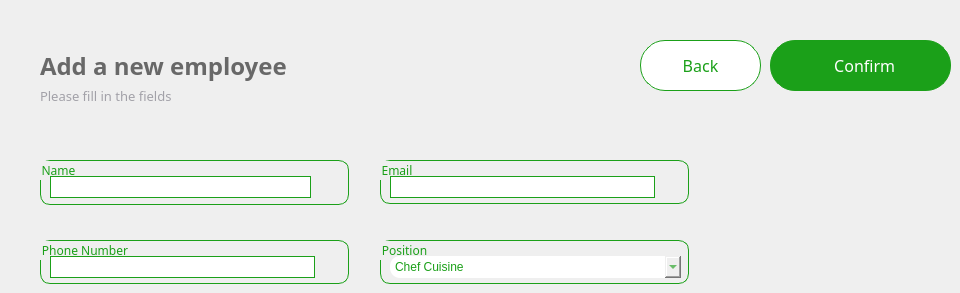
     <widget class="QWidget" name="Add_employee">
      <widget class="QGroupBox" name="email">
       <property name="geometry">
        <rect>
         <x>380</x>
         <y>160</y>
         <width>309</width>
         <height>44</height>
        </rect>
       </property>
       <property name="font">
        <font>
         <family>Lexend Light</family>
        </font>
       </property>
       <property name="styleSheet">
        <string notr="true">border-radius:10px;
border-color: rgb(27, 160, 25);
border-width : 1.2px;
border-style:solid;
color: rgb(27, 160, 25);
</string>
       </property>
       <property name="title">
        <string>Email</string>
       </property>
       <property name="alignment">
        <set>Qt::AlignLeading|Qt::AlignLeft|Qt::AlignTop</set>
       </property>
       <property name="flat">
        <bool>false</bool>
       </property>
       <property name="checkable">
        <bool>false</bool>
       </property>
       <widget class="QLineEdit" name="email_field">
        <property name="geometry">
         <rect>
          <x>10</x>
          <y>16</y>
          <width>265</width>
          <height>22</height>
         </rect>
        </property>
        <property name="styleSheet">
         <string notr="true">border-radius:0px;
border-color: rgb(27, 160, 25);
border-width : 0x;
color:grey;</string>
        </property>
        <property name="text">
         <string/>
        </property>
        <property name="echoMode">
         <enum>QLineEdit::Normal</enum>
        </property>
       </widget>
      </widget>
      <widget class="QLabel" name="Sub_title">
       <property name="geometry">
        <rect>
         <x>40</x>
         <y>80</y>
         <width>291</width>
         <height>31</height>
        </rect>
       </property>
       <property name="font">
        <font>
         <family>Lexend Light</family>
         <pointsize>10</pointsize>
        </font>
       </property>
       <property name="cursor">
        <cursorShape>PointingHandCursor</cursorShape>
       </property>
       <property name="layoutDirection">
        <enum>Qt::LeftToRight</enum>
       </property>
       <property name="styleSheet">
        <string notr="true">background-color:transparent;
color: #A2A1A8;
border:none;</string>
       </property>
       <property name="text">
        <string>Please fill in the fields</string>
       </property>
       <property name="alignment">
        <set>Qt::AlignLeading|Qt::AlignLeft|Qt::AlignVCenter</set>
       </property>
      </widget>
      <widget class="QGroupBox" name="name">
       <property name="geometry">
        <rect>
         <x>40</x>
         <y>160</y>
         <width>309</width>
         <height>45</height>
        </rect>
       </property>
       <property name="font">
        <font>
         <family>Lexend Light</family>
        </font>
       </property>
       <property name="styleSheet">
        <string notr="true">border-radius:10px;
border-color: rgb(27, 160, 25);
border-width : 1.2px;
border-style:solid;
color: rgb(27, 160, 25);
</string>
       </property>
       <property name="title">
        <string>Name</string>
       </property>
       <property name="alignment">
        <set>Qt::AlignLeading|Qt::AlignLeft|Qt::AlignTop</set>
       </property>
       <property name="flat">
        <bool>false</bool>
       </property>
       <property name="checkable">
        <bool>false</bool>
       </property>
       <widget class="QLineEdit" name="name_field">
        <property name="enabled">
         <bool>true</bool>
        </property>
        <property name="geometry">
         <rect>
          <x>10</x>
          <y>16</y>
          <width>261</width>
          <height>22</height>
         </rect>
        </property>
        <property name="styleSheet">
         <string notr="true">border-radius:0px;
border-color: rgb(27, 160, 25);
border-width : 0x;
color:grey;</string>
        </property>
        <property name="text">
         <string/>
        </property>
       </widget>
      </widget>
      <widget class="QLabel" name="Title">
       <property name="geometry">
        <rect>
         <x>40</x>
         <y>50</y>
         <width>381</width>
         <height>31</height>
        </rect>
       </property>
       <property name="font">
        <font>
         <family>Lexend</family>
         <pointsize>18</pointsize>
         <bold>true</bold>
        </font>
       </property>
       <property name="styleSheet">
        <string notr="true">color: rgb(104, 104, 104);
border:none;</string>
       </property>
       <property name="text">
        <string>Add a new employee</string>
       </property>
      </widget>
      <widget class="QGroupBox" name="phone_number">
       <property name="geometry">
        <rect>
         <x>40</x>
         <y>240</y>
         <width>309</width>
         <height>44</height>
        </rect>
       </property>
       <property name="font">
        <font>
         <family>Lexend Light</family>
        </font>
       </property>
       <property name="styleSheet">
        <string notr="true">border-radius:10px;
border-color: rgb(27, 160, 25);
border-width : 1.2px;
border-style:solid;
color: rgb(27, 160, 25);
</string>
       </property>
       <property name="title">
        <string>Phone Number</string>
       </property>
       <property name="alignment">
        <set>Qt::AlignLeading|Qt::AlignLeft|Qt::AlignTop</set>
       </property>
       <property name="flat">
        <bool>false</bool>
       </property>
       <property name="checkable">
        <bool>false</bool>
       </property>
       <widget class="QLineEdit" name="phone_field">
        <property name="geometry">
         <rect>
          <x>10</x>
          <y>16</y>
          <width>265</width>
          <height>22</height>
         </rect>
        </property>
        <property name="styleSheet">
         <string notr="true">border-radius:0px;
border-color: rgb(27, 160, 25);
border-width : 0x;
color:grey;</string>
        </property>
        <property name="text">
         <string/>
        </property>
        <property name="echoMode">
         <enum>QLineEdit::Normal</enum>
        </property>
       </widget>
      </widget>
      <widget class="QGroupBox" name="position">
       <property name="geometry">
        <rect>
         <x>380</x>
         <y>240</y>
         <width>309</width>
         <height>44</height>
        </rect>
       </property>
       <property name="font">
        <font>
         <family>Lexend Light</family>
        </font>
       </property>
       <property name="styleSheet">
        <string notr="true">border-radius:10px;
border-color: rgb(27, 160, 25);
border-width : 1.2px;
border-style:solid;
color: rgb(27, 160, 25);
</string>
       </property>
       <property name="title">
        <string>Position</string>
       </property>
       <property name="alignment">
        <set>Qt::AlignLeading|Qt::AlignLeft|Qt::AlignTop</set>
       </property>
       <property name="flat">
        <bool>false</bool>
       </property>
       <property name="checkable">
        <bool>false</bool>
       </property>
       <widget class="QComboBox" name="position_field">
        <property name="geometry">
         <rect>
          <x>10</x>
          <y>16</y>
          <width>291</width>
          <height>22</height>
         </rect>
        </property>
        <property name="styleSheet">
         <string notr="true">border:none;</string>
        </property>
        <item>
         <property name="text">
          <string>Chef Cuisine</string>
         </property>
        </item>
        <item>
         <property name="text">
          <string>Manager</string>
         </property>
        </item>
        <item>
         <property name="text">
          <string>technicien</string>
         </property>
        </item>
       </widget>
      </widget>
      <widget class="QPushButton" name="confirm_employee_btn">
       <property name="geometry">
        <rect>
         <x>770</x>
         <y>40</y>
         <width>181</width>
         <height>51</height>
        </rect>
       </property>
       <property name="styleSheet">
        <string notr="true">*{
border-radius:25px;
color:white;
font-family: Lexend;
font-size:16px;
border-color: rgb(27, 160, 25);
border-width : 1.2px;
border-style:solid;
background-color:#1ba019;
}
QPushButton:hover
{
background:#013220;
color:white;
border-left:3px solid white ; 
border-color:none;
border-radius:25px;
}
QPushButton:pressed
{
background:#013220;
color:white;
border-radius:25px;
font-family: Lexend;
font-size:16px;
border-left:3.2px solid white ; 


/*background: qlineargradient(x1: 0, y1: 0, x2: 0, y2: 1,
                                stop: 0 #ffffff, stop: 1 #dcdcdc);*/
}</string>
       </property>
       <property name="text">
        <string>  Confirm</string>
       </property>
       <property name="iconSize">
        <size>
         <width>200</width>
         <height>200</height>
        </size>
       </property>
      </widget>
      <widget class="QPushButton" name="add_back">
       <property name="geometry">
        <rect>
         <x>640</x>
         <y>40</y>
         <width>121</width>
         <height>51</height>
        </rect>
       </property>
       <property name="styleSheet">
        <string notr="true">*{
border-radius:25px;
color:#1ba019;
font-family: Lexend;
font-size:16px;
border-color: rgb(27, 160, 25);
border-width : 1.2px;
border-style:solid;
background-color:white;
}
QPushButton:hover
{
background:white;
color:#00b521;
border-left:3px solid #00b521 ; 
border-color:none;
border-radius:25px;
}
QPushButton:pressed
{
background:#013220;
color:#1ba019;
border-radius:25px;
font-family: Lexend;
font-size:16px;
border-left:3.2px solid #1BA019 ; 


/*background: qlineargradient(x1: 0, y1: 0, x2: 0, y2: 1,
                                stop: 0 #ffffff, stop: 1 #dcdcdc);*/
}</string>
       </property>
       <property name="text">
        <string>Back</string>
       </property>
       <property name="icon">
        <iconset resource="resources.qrc">
         <normaloff>:/images/back.png</normaloff>:/images/back.png</iconset>
       </property>
       <property name="iconSize">
        <size>
         <width>200</width>
         <height>200</height>
        </size>
       </property>
       <property name="autoRepeatInterval">
        <number>100</number>
       </property>
      </widget>
     </widget>
